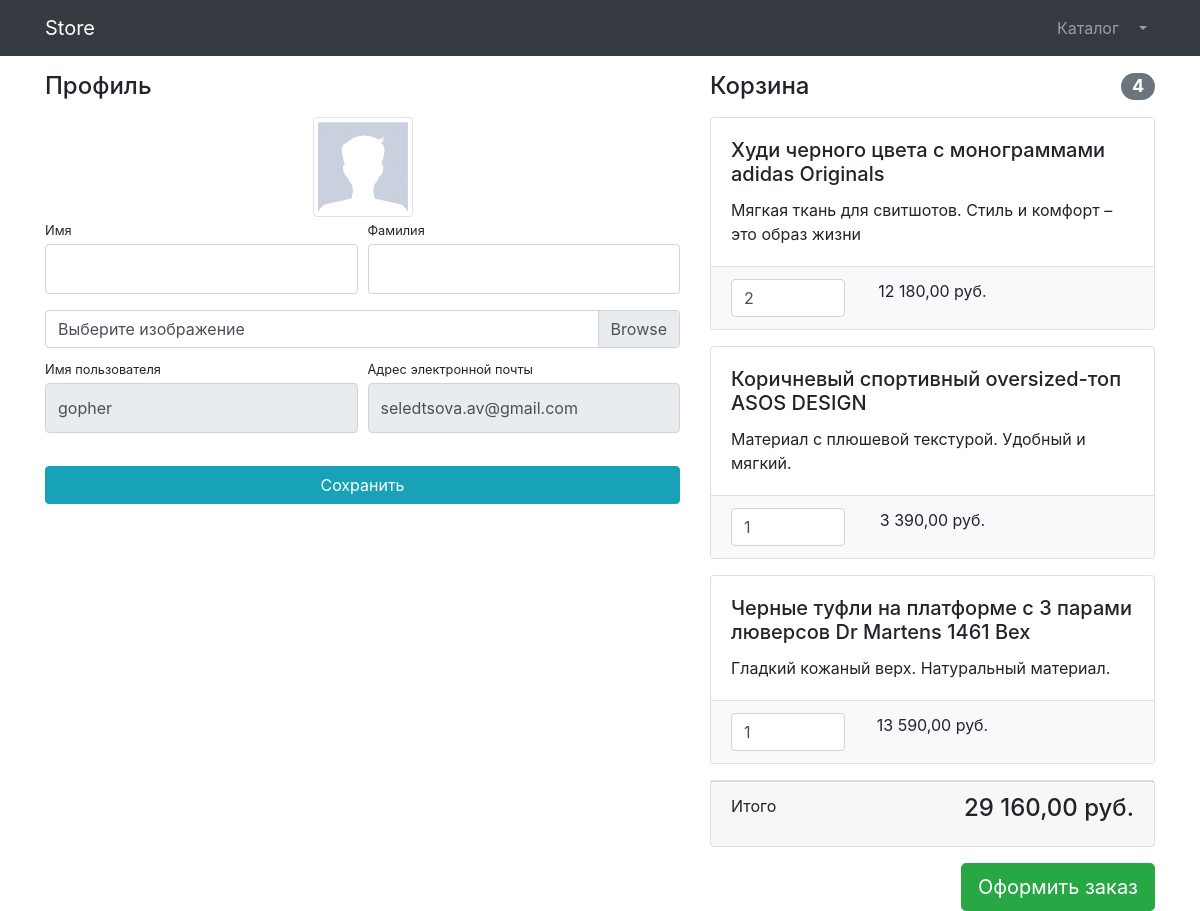
Page /users/profile/1/ (signed in) on the committed database.
### users/models.py (models this page shows)
class User(AbstractUser):
    image = models.ImageField(upload_to='users_image', null=True, blank=True)
    is_verified_email = models.BooleanField(default=False)
    email = models.EmailField(blank=False, verbose_name='Адрес электронной почты', unique=True)

### products/models.py (models this page shows, shortened)
class Basket(models.Model):
    user = models.ForeignKey(to=User, on_delete=models.CASCADE)
    product = models.ForeignKey(to=Product, on_delete=models.CASCADE)
    quantity = models.PositiveSmallIntegerField(default=0)
    created_timestamp = models.DateTimeField(auto_now_add=True)
    objects = BasketQuerySet.as_manager()
    def sum(self):
        return self.product.price * self.quantity

class Product(models.Model):
    name = models.CharField(max_length=256)
    description = models.TextField()
    price = models.DecimalField(max_digits=15, decimal_places=2)
    quantity = models.PositiveIntegerField(default=0)
    image = models.ImageField(upload_to='products_images')
    stripe_product_price_id = models.CharField(max_length=128, null=True, blank=True)
    category = models.ForeignKey(to=ProductCategory, on_delete=models.CASCADE)
    class Meta:
        verbose_name = 'product'
        verbose_name_plural = 'products'

### users/views.py (the view, shortened to what this page needs)
# urls.py: path('profile/<int:pk>/', login_required(UserProfileView.as_view()), name='profile'),
class UserProfileView(TitleMixin, UpdateView):
    model = User
    form_class = UserProfileForm
    template_name = 'users/profile.html'
    title = 'Store - Личный кабинет'

### users/forms.py
class UserProfileForm(UserChangeForm):
    first_name = forms.CharField(widget=forms.TextInput(attrs={'class': 'form-control py-4'}))
    last_name = forms.CharField(widget=forms.TextInput(attrs={'class': 'form-control py-4'}))
    image = forms.ImageField(widget=forms.FileInput(attrs={'class': 'custom-file-input'}), required=False)
    username = forms.CharField(widget=forms.TextInput(attrs={'class': 'form-control py-4', 'readonly': True}))
    email = forms.CharField(widget=forms.EmailInput(attrs={'class': 'form-control py-4', 'readonly': True}))
    class Meta:
        model = User
        fields = ('first_name', 'last_name', 'image', 'username', 'email')

### common/views.py (called while the page is built)
    def get_context_data(self, **kwargs):
        context = super(TitleMixin, self).get_context_data(**kwargs)
        context['title'] = self.title
        return context

### products/context_processors.py (called while the page is built)
def baskets(request):
    user = request.user
    return {'baskets': Basket.objects.filter(user=user) if user.is_authenticated else []}

### products/models.py (called while the page is built)
    def total_sum(self):
        return sum(basket.sum() for basket in self)

    def total_quantity(self):
        return sum(basket.quantity for basket in self)

### users/templates/users/profile.html (shortened to what this page needs)
{% extends 'products/base.html' %}
{% load static %}
{% block css %}
    <link href="{% static 'vendor/css/profile.css' %}" rel="stylesheet">
{% endblock %}
{% block content %}
<div class="container">
    <div class="row">
        <div class="col-lg-7">
            <h4 class="mt-3 mb-3">Профиль</h4>
            <div class="col-lg-12 text-center">
                <img width="100" height="100"
                     src="{% if user.image %} {{ user.image.url }}
                            {% else %} {% static 'vendor/img/users/default_avatar.jpg' %}
                          {% endif %}"
                     class="img-thumbnail">
            </div>
            <form action="{% url 'users:profile' user.id %}" method="post" enctype="multipart/form-data">
                <div class="form-row">
                    <div class="col-lg-6">
                        <div class="form-group">
                            <label class="small mb-1" for="{{ form.first_name.id_for_label }}">
                                Имя
                            </label>
                            {{ form.first_name }}
                        </div>
                    </div>
                    <div class="col-lg-6">
                        <div class="form-group">
                            <label class="small mb-1" for="{{ form.last_name.id_for_label }}">
                                Фамилия
                            </label>
                            {{ form.last_name }}
                        </div>
                    </div>
                </div>
                <div class="form-row mb-2">
                    <div class="col-lg-12">
                        <div class="custom-file">
                            <label class="custom-file-label" for="{{ form.image.id_for_label }}">
                                Выберите изображение
                            </label>
                        </div>
                    </div>
                </div>
                <div class="form-row">
                    <div class="col-lg-6">
                        <label class="small mb-1" for="{{ form.username.id_for_label }}">
                            Имя пользователя
                        </label>
                        {{ form.username }}
                    </div>
                    <div class="col-lg-6">
                        <label class="small mb-1" for="{{ form.email.id_for_label }}">
                            Адрес электронной почты
                        </label>
                        {{ form.email }}
                    </div>
                </div>
                <div class="form-row">
                    <div class="col-lg-12" style="margin-top: 33px;">
                        <input class="btn btn-info btn-block" type="submit" value="Сохранить">
                    </div>
                </div>
            </form>
        </div>
        <div class="col-lg-5">
            {% include 'products/baskets.html' %}
        </div>
    </div>
</div>
{% endblock %}

### products/templates/products/baskets.html (shortened to what this page needs)
{% load humanize %}
{% if baskets %}
    <h4 class="mt-3 mb-3 d-flex justify-content-between align-items-center mb-3">
                Корзина <span class="badge badge-secondary badge-pill">{{ baskets.total_quantity }}</span>
    </h4>
    {% for basket in baskets %}
        <div class="card mb-3">
        <div class="card-body">
            <h5 class="card-title">{{ basket.product.name }}</h5>
            <p class="card-text">{{ basket.product.description }}</p>
        </div>
        <ul class="list-group list-group-flush">
            <li class="list-group-item bg-light">
                <div class="row text-center">
                    <div class="col-lg-4">
                        <input name="basketID" type="number" class="form-control"
                               value="{{ basket.quantity }}" min="0">
                    </div>
                    <div class="col-lg-4">{{ basket.sum|intcomma }} руб.</div>
                    <div class="col-lg-4">
                    </div>
                </div>
            </li>
        </ul>
    </div>
    {% endfor %}
    <div class="card mb-3">
                <div class="card-footer">
                    <p class="float-left">Итого</p>
                    <h4 class="float-right">{{ baskets.total_sum|intcomma }} руб.</h4>
                </div>
            </div>
    <a class="btn btn-success btn-lg float-right" href="{% url 'orders:order_create' %}">
        Оформить заказ
    </a>
{% else %}
    <h4 class="mt-3 mb-3 text-center">
        Корзина пуста
    </h4>
{% endif %}

### rows in the picture
User: username "gopher", email "seledtsova.av@gmail.com"
Basket: total_quantity "4", product.name "Худи черного цвета с монограммами adidas Originals", product.description "Мягкая ткань для свитшотов. Стиль и комфорт – это образ жизни", basketID "2", sum "12 180,00", total_sum "29 160,00"
Basket: product.name "Коричневый спортивный oversized-топ ASOS DESIGN", product.description "Материал с плюшевой текстурой. Удобный и мягкий.", basketID "1", sum "3 390,00"
Basket: product.name "Черные туфли на платформе с 3 парами люверсов Dr Martens 1461 Bex", product.description "Гладкий кожаный верх. Натуральный материал.", basketID "1", sum "13 590,00"
